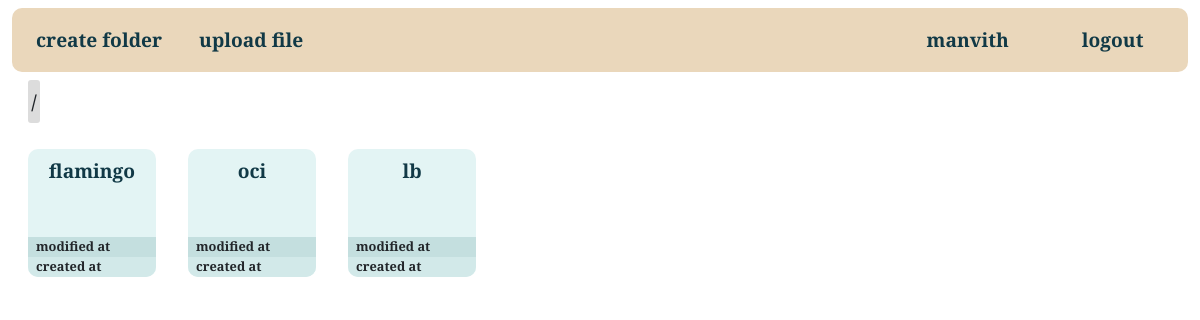
Page /folders/1 (signed in) on the earlier database version.
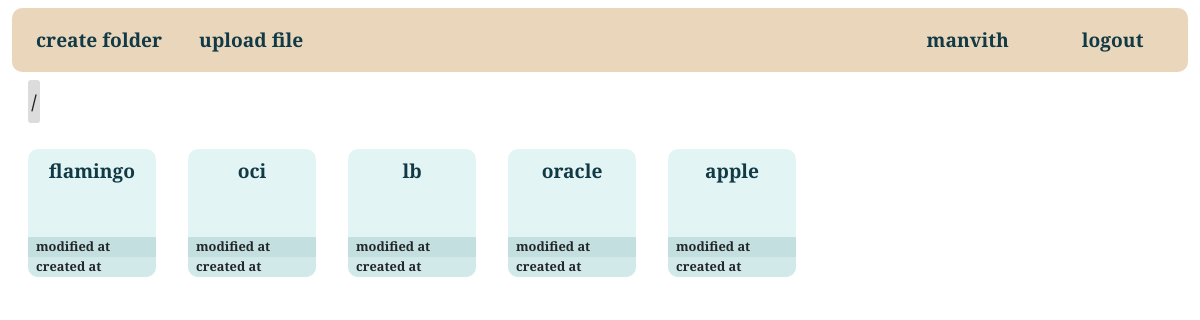
Same page on the later database version.
### explorer/models.py (models this page shows)
class Folder(models.Model) :
    user = models.ForeignKey(User, on_delete=models.CASCADE, null=False, blank=True)
    name = models.CharField(max_length=255, blank=False)
    path = models.CharField(max_length=255, blank=True)
    parent = models.ForeignKey('self', on_delete=models.CASCADE, null=True, blank=True)
    def __str__(self) :
        return self.name

### explorer/views.py (the view)
# urls.py: path('<folder_id>', renderFolderView, name='folder'),
def renderFolderView(request, folder_id) :
    if not request.user.is_authenticated :
        return redirect('login')
    if request.user.is_superuser :
       return redirect('home')
    context = {}
    print(f'session is {request.session}')
    try :
        folder = Folder.objects.get(id=folder_id)
        parent = folder.parent
        parents = []
        while parent is not None :
            parents.append(parent)
            parent = parent.parent
        context['parents'] = parents
        context['folder'] = folder
        children = folder.folder_set.all()
        context['children'] = children
        files = folder.file_set.all()
        context['files'] = files
        return render(request, APPNAME + '/folder.html', context)
    except Folder.DoesNotExist :
        print("Folder does not exist")
        redirect('home')

### templates/explorer/folder.html (shortened to what this page needs)
{% extends 'personal/main.html' %}
{% block content %}
    <div class="path-div">
        {% if request.user.dbuser.root_id == folder.id|stringformat:"i" %}
            <span class="path-slash">/</span>
        {% endif %}
    </div>
    <div class="directory">
        {% for child in children %}
            <div class="directory-item folder">
                <a href="{% url 'folder' child.id %}" class="folder-link">{{ child }}</a>
                <p class="modified-time">modified at</p>
                <p class="created-time">created at</p>
            </div>
        {% endfor %}
    </div>
{% endblock %}

### templates/personal/main.html (shortened to what this page needs)
<!DOCTYPE html>
<html lang="en">
<head>
    {% include 'personal/styles.html' %}
</head>
<body>
    <div class="container-fluid">
        {% include 'personal/nav.html' %}
        {% block content %}
        {% endblock %}
    </div>
</body>
</html>

### templates/personal/styles.html (shortened to what this page needs)
{% load static %}
<link rel="stylesheet" href="https://cdn.jsdelivr.net/npm/bootstrap@5.2.3/dist/css/bootstrap.min.css">
<link rel="stylesheet" href="{% static 'css/styles.css' %}">
<link rel="stylesheet" href="{% static 'css/nav.css' %}">
<link rel="stylesheet" href="{% static 'css/explorer.css' %}">
<link rel="stylesheet" href="{% static 'css/globals.css' %}">

### templates/personal/nav.html
{% block content %}
    <div class="nav-bar">
        <div class="nav-non-auth">
            <div class="nav-item">
                {% if request.user.is_authenticated and not request.user.is_superuser %}
                    <a href="{% url 'create-folder' folder.id %}" class="link-btn">create folder</a>
                    <a href="{% url 'create-file' folder.id %}" class="link-btn">upload file</a>
                {% endif %}
            </div>
        </div>
        <div class="nav-auth">
            {% if request.user.is_authenticated %}
                <div class="nav-item"><a href="{% url 'profile' %}">{{ request.user }}</a></div>
                <div class="nav-item"><a href="{% url 'logout' %}" class="link-btn">logout</a></div>
            {% else %}
                <div class="nav-item"><a href="{% url 'login' %}" class="link-btn">login</a></div>
                <div class="nav-item"><a href="{% url 'register' %}" class="link-btn">register</a></div>
            {% endif %}
        </div>
    </div>
{% endblock %}

### static/css/styles.css (style rules this page uses)
body { min-height: 89vh; }
.container-fluid { margin: .5rem 0; font-family: var(--font-primary); font-size: 1.2rem; font-weight: 600; }

### static/css/nav.css (style rules this page uses)
.nav-bar { width: 100%; display: flex; flex-direction: row; justify-content: space-between; align-items: center; height: 4rem; background-color: var(--theme-2); border-radius: 10px; padding: .5rem; }
.nav-auth { flex: 1; display: flex; flex-direction: row; justify-content: space-around; align-items: center; }
.nav-auth a, .nav-non-auth a { color: var(--theme-4); padding: .5rem 1rem; border-radius: 5px; }
.nav-non-auth { flex: 3; display: flex; flex-direction: row; justify-content: space-between; align-items: center; }

### static/css/explorer.css (style rules this page uses)
.path-div { padding: 1rem; }
.path-slash { font-weight: 600; background-color: rgb(220, 220, 220); padding: .5rem .2rem; border-radius: 3px; }
.directory-item { height: 8rem; width: 8rem; float: left; padding: .5rem 0 0 0; margin: 1rem; border-radius: 10px; background-color: var(--grey-1); display: flex; flex-direction: column; justify-content: space-between; }
.folder-link { flex: 4; text-align: center; color: var(--theme-4); }
.created-time { flex: 1; margin: 0; background-color: var(--grey-2); padding: 0 0 0 .5rem; border-radius: 0 0 10px 10px; font-size: .8rem; }
.modified-time { flex: 1; margin: 0; background-color: var(--grey-3); padding: 0 0 0 .5rem; font-size: .8rem; }

### static/css/globals.css (style rules this page uses)
* { margin: 0; padding: 0; box-sizing: border-box; }
a { text-decoration: none; }

### static/css/variables.css (style rules this page uses)
:root { --theme-1: #FFF2D8; --theme-2: #EAD7BB; --theme-3: #BCA37F; --theme-4: #113946; --grey-1: #E3F4F4; --grey-2: #D2E9E9; --grey-3: #C4DFDF; --font-primary: 'Slabo 13px', serif; --font-secondary: 'Kelly Slab', sans-serif; }

Differences in the rows shown:
added Folder: name "oracle"
added Folder: name "apple"
